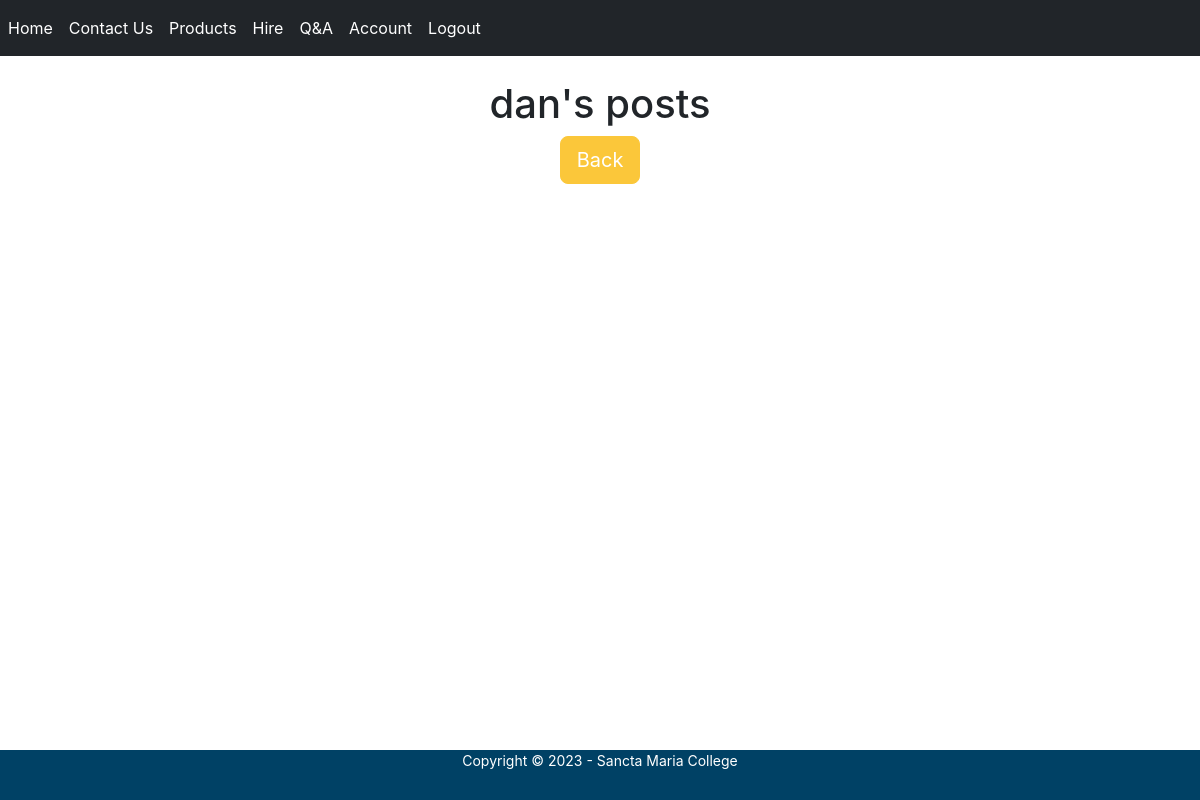
Page /posts/dan (signed in) on the earlier database version.
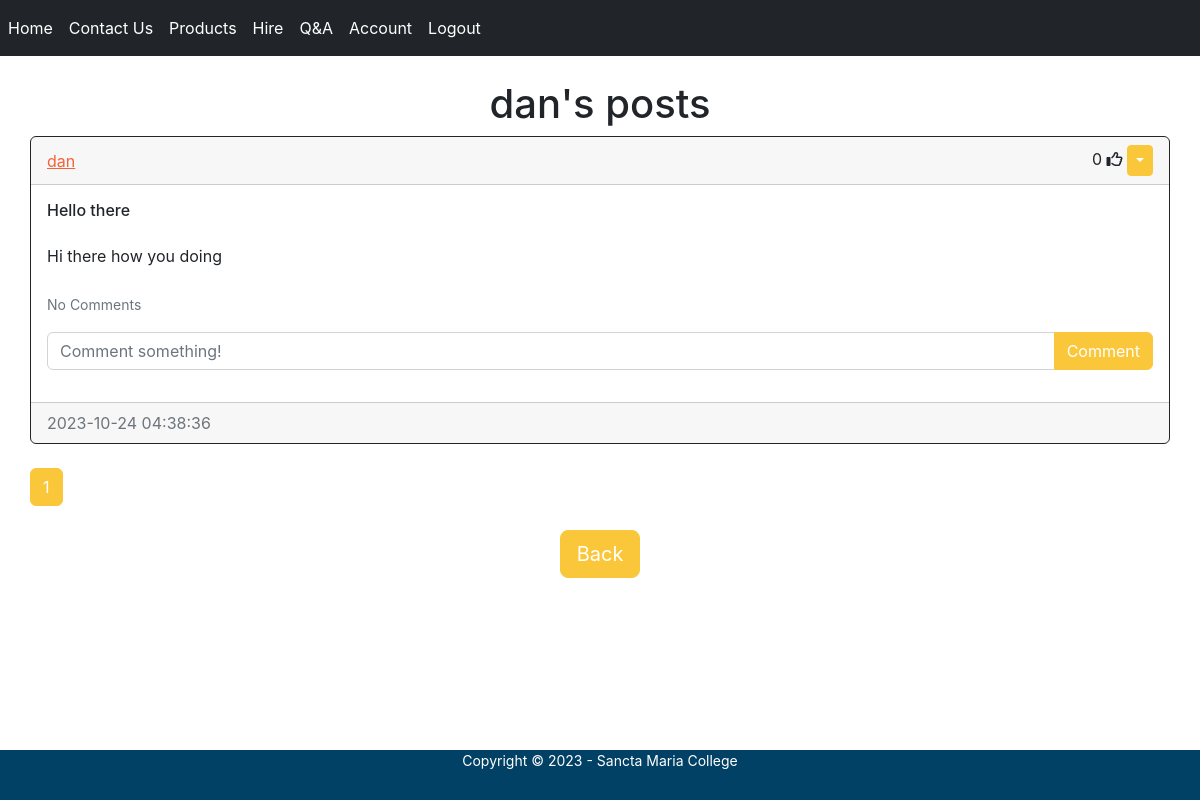
Same page on the later database version.
### website/models.py (models this page shows)
class User(db.Model, UserMixin):  # defines class as User and inherits from db.Model and UserMixin
    id = db.Column(db.Integer, primary_key=True)
    email = db.Column(db.String(150), unique=True)
    username = db.Column(db.String(150), unique=True)
    password = db.Column(db.String(150))
    date_created = db.Column(db.DateTime(timezone=True), default=func.now())
    posts = db.relationship('Post', backref='user', passive_deletes=True)
    comments = db.relationship('Comment', backref='user', passive_deletes=True)
    likes = db.relationship('Like', backref='user', passive_deletes=True)

class Post(db.Model):  # defines class as Post that inherits from db.Model
    id = db.Column(db.Integer, primary_key=True)
    title = db.Column(db.String(100), nullable=False)
    text = db.Column(db.Text, nullable=False)
    date_created = db.Column(db.DateTime(timezone=True), default=func.now())
    author = db.Column(db.Integer, db.ForeignKey(
        'user.id', ondelete="CASCADE"), nullable=False)
    comments = db.relationship('Comment', backref='post', passive_deletes=True)
    likes = db.relationship('Like', backref='post', passive_deletes=True)

### website/views.py (the view)
@views.route("/posts/<username>")  # creates a route for posts
@login_required  # restricts route for unauthorized users
def posts(username):  # defines a function for posts
    page = request.args.get('page', 1, type=int)
    user = User.query.filter_by(username=username).first()
    if not user:
        flash('No user with that username exists.', category='error')
        return redirect(url_for('views.home'))  # brings user to home page
    posts = Post.query.filter_by(user=user)\
        .order_by(Post.date_created.desc())\
        .paginate(page=page, per_page=4)
    return render_template("posts.html",
                           user=current_user, posts=posts, username=username)

### website/templates/posts.html (shortened to what this page needs)
{% extends "posts_div.html" %}
{% block header %} {{username}}'s posts {% endblock %}
{% block footer %}
    <div align="center">
      <a href="/blog"
        ><button type="button"
        class="btn btn-primary btn-lg">Back</button></a
      >
    </div>
{% endblock %}

### website/templates/posts_div.html (shortened to what this page needs)
{% extends "base.html" %}
    {% block content %}
    <div class="container">
        <br>
        <h1 align="center">
            {% block header %}Q&A Posts{% endblock %}
        </h1>
        <div id="posts">
            {% for post in posts %}
            <div class="card border-dark">
                <div class="card-header d-flex justify-content-between align-items-center">
                    <a href="/posts/{{post.user.username}}">
                        {{post.user.username}}</a>
                    <div>
                        <span id="likes-count-{{post.id}}">
                            {{ post.likes|length }}</span>
                        {% if user.id in post.likes|map(attribute="author")|list %}
                        <i class="fas fa-thumbs-up" id="like-button-{{post.id}}"
                        onclick="like({{post.id}})"></i>
                        {% else %}
                        <i class="far fa-thumbs-up" id="like-button-{{post.id}}"
                        onclick="like({{post.id}})"></i>
                        {% endif %}
                        {% if user.id == post.author %}
                        <div class="btn-group">
                            <button type="button" class="btn btn-sm btn-primary
                            dropdown-toggle" data-bs-toggle="dropdown"></button>
                        </div>
                        {% endif %}
                    </div>
                </div>
                <div class="card-body">
                    <div class="card-text post-title">{{post.title}}</div>
                    <br />
                    <div class="card-text">{{post.text}}</div>
                    <br />
                    <p class="card-text">
                        {% if post.comments|length > 0 %}
                        <a data-bs-toggle="collapse" href="#comments-{{post.id}}"
                        role="button">
                            <small>View {{post.comments|length}} Comments</small>
                        </a>
                        {% else %}
                        <small class="text-muted">No Comments</small>
                        {% endif %}
                    </p>
                    <form class="input-group mb-3"
                    method="POST"
                    action="/create-comment/{{post.id}}">
                        <input type="text" id="text" name="text" class="form-control"
                        placeholder="Comment something!" />
                        <button type="submit" class="btn btn-primary">Comment</button>
                    </form>
                </div>
                <div class="card-footer text-muted">{{post.date_created}}</div>
            </div>
            <br/>
            {% endfor %}
        </div>
        {% for page_num in posts.iter_pages
            (left_edge=1, right_edge=1, left_current=1, right_current=2) %}
            {% if page_num %}
                {% if posts.page == page_num %}
                    <a class="btn btn-primary mb-4"
                    href="{{url_for('views.blog', page=page_num)}}">{{page_num}}</a>
                {% else %}
                    <a class="btn btn-primary mb-4"
                    href="{{url_for('views.blog', page=page_num)}}">{{page_num}}</a>
                {% endif %}
            {% else %}
                ...
            {% endif %}
        {% endfor %}
        {% block footer %}{% endblock %}
    </div>
    {% endblock %}

### website/templates/base.html (shortened to what this page needs)
<!DOCTYPE html>
<html lang="en">
    <head>
        <link
            href="https://cdn.jsdelivr.net/npm/bootstrap@5.0.2/dist/css/bootstrap.min.css"
            rel="stylesheet"
        />
        <link
            rel="stylesheet"
            type="text/css"
            href="{{ url_for('static',filename='styles.css') }}"
        />
    </head>
    <body>
        <nav class="navbar navbar-expand-lg bg-dark navbar-dark">
            <div class="container-fluid">
                <div class="collapse navbar-collapse" id="navbar">
                    <div class="navbar-nav">
                    <a class="nav-item nav-link active" href="/home">Home</a>
                    <a class="nav-item nav-link active" href="/contact-us">Contact Us</a>
                    {% if user.is_authenticated %}
                        <a class="nav-item nav-link active" href="/products">Products</a>
                        <a class="nav-item nav-link active" href="/hire">Hire</a>
                        <a class="nav-item nav-link active" href="/blog">Q&A</a>
                        <a class="nav-item nav-link active" href="/account">Account</a>
                        <a class="nav-item nav-link active" href="/logout">Logout</a>
                        {% else %}
                        <a class="nav-item nav-link active" href="/sign_up">Sign Up</a>
                        <a class="nav-item nav-link active" href="/login">Login</a>
                    {% endif %}
                    </div>
                </div>
            </div>
        </nav>
        {% block content %}{% endblock %}
        <div class="footer">
            <div class="container-fluid"><div class="small text-center">
                Copyright &copy; 2023 - Sancta Maria College</div></div>
        </div>
    </body>
</html>

Differences in the rows shown:
added Post: user.username "dan", likes|length "0", title "Hello there", text "Hi there how you doing", date_created "2023-10-24 04:38:36"
Other differences:
new list line: "1"
